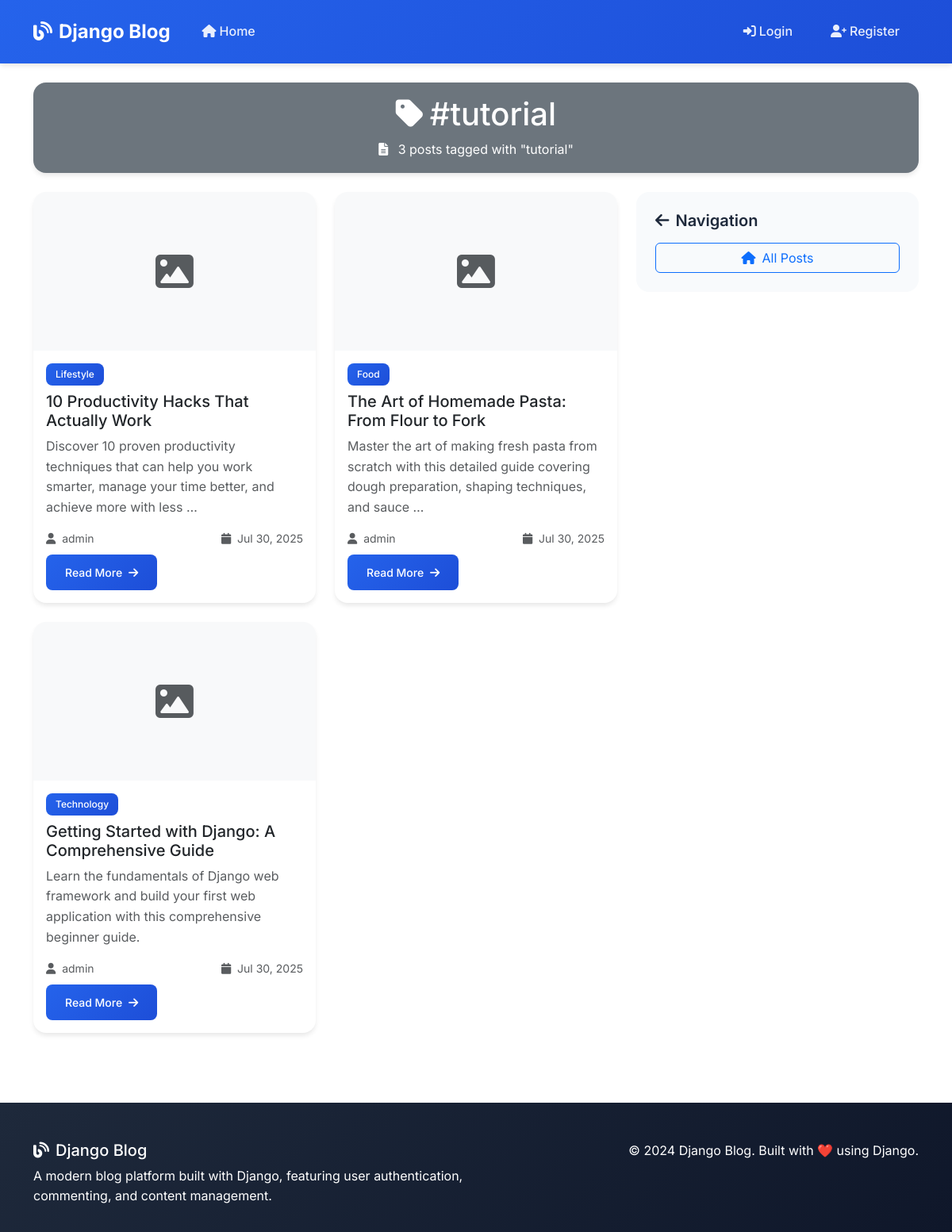
/tag/9/, run on the app's committed database.
### blog/models.py (models this page shows, shortened)
class Tag(models.Model):
    name = models.CharField(max_length=50, unique=True)
    created_at = models.DateTimeField(auto_now_add=True)
    class Meta:
        ordering = ['name']

class Post(models.Model):
    STATUS_CHOICES = [
        ('draft', 'Draft'),
        ('published', 'Published'),
    ]
    title = models.CharField(max_length=200)
    slug = models.SlugField(max_length=200, unique=True)
    author = models.ForeignKey(User, on_delete=models.CASCADE, related_name='blog_posts')
    content = models.TextField()
    excerpt = models.TextField(max_length=300, blank=True, help_text="Brief description of the post")
    image = models.ImageField(upload_to='posts/', blank=True, null=True)
    category = models.ForeignKey(Category, on_delete=models.SET_NULL, null=True, blank=True, related_name='posts')
    tags = models.ManyToManyField(Tag, blank=True, related_name='posts')
    status = models.CharField(max_length=10, choices=STATUS_CHOICES, default='draft')
    created_at = models.DateTimeField(auto_now_add=True)
    updated_at = models.DateTimeField(auto_now=True)
    published_at = models.DateTimeField(null=True, blank=True)
    class Meta:
        ordering = ['-created_at']
        indexes = [
            models.Index(fields=['-created_at']),
            models.Index(fields=['status']),
        ]
    def get_absolute_url(self):
        return reverse('blog:post_detail', kwargs={'pk': self.pk})

class Category(models.Model):
    name = models.CharField(max_length=100, unique=True)
    description = models.TextField(blank=True)
    created_at = models.DateTimeField(auto_now_add=True)
    class Meta:
        verbose_name_plural = "Categories"
        ordering = ['name']

### blog/views.py (the view)
# urls.py: path('tag/<int:pk>/', views.TagPostListView.as_view(), name='tag_posts'),
class TagPostListView(ListView):
    model = Post
    template_name = 'blog/tag_posts.html'
    context_object_name = 'posts'
    paginate_by = 6
    def get_queryset(self):
        self.tag = get_object_or_404(Tag, pk=self.kwargs['pk'])
        return Post.objects.filter(
            tags=self.tag,
            status='published'
        ).select_related('author', 'category').prefetch_related('tags')
    def get_context_data(self, **kwargs):
        context = super().get_context_data(**kwargs)
        context['tag'] = self.tag
        return context

### blog/templates/blog/tag_posts.html (shortened to what this page needs)
{% extends 'blog/base.html' %}
{% block content %}
<div class="container mt-4">
    <div class="row mb-4">
        <div class="col-12">
            <div class="card bg-secondary text-white">
                <div class="card-body text-center">
                    <h1 class="card-title">
                        <i class="fas fa-tag me-2"></i>#{{ tag.name }}
                    </h1>
                    <p class="mb-0">
                        <i class="fas fa-file-alt me-2"></i>
                        {{ posts|length }} post{{ posts|length|pluralize }} tagged with "{{ tag.name }}"
                    </p>
                </div>
            </div>
        </div>
    </div>
    <div class="row">
        <div class="col-lg-8">
            {% if posts %}
            <div class="row">
                {% for post in posts %}
                <div class="col-md-6 mb-4">
                    <article class="card h-100">
                        {% if post.image %}
                        <img src="{{ post.image.url }}" class="card-img-top" alt="{{ post.title }}">
                        {% else %}
                        <div class="card-img-top bg-light d-flex align-items-center justify-content-center" style="height: 200px;">
                            <i class="fas fa-image fa-3x text-muted"></i>
                        </div>
                        {% endif %}
                        <div class="card-body d-flex flex-column">
                            <div class="mb-2">
                                {% if post.category %}
                                <a href="{% url 'blog:category_posts' post.category.pk %}" class="badge badge-primary text-decoration-none">
                                    {{ post.category.name }}
                                </a>
                                {% endif %}
                            </div>
                            <h5 class="card-title">
                                <a href="{{ post.get_absolute_url }}" class="text-decoration-none text-dark">
                                    {{ post.title }}
                                </a>
                            </h5>
                            <p class="card-text text-muted">
                                {{ post.excerpt|default:post.content|truncatewords:20 }}
                            </p>
                            <div class="mt-auto">
                                <div class="d-flex justify-content-between align-items-center mb-2">
                                    <small class="text-muted">
                                        <i class="fas fa-user me-1"></i>
                                        {{ post.author.get_full_name|default:post.author.username }}
                                    </small>
                                    <small class="text-muted">
                                        <i class="fas fa-calendar me-1"></i>
                                        {{ post.published_at|default:post.created_at|date:"M d, Y" }}
                                    </small>
                                </div>
                                <a href="{{ post.get_absolute_url }}" class="btn btn-primary btn-sm">
                                    Read More <i class="fas fa-arrow-right ms-1"></i>
                                </a>
                            </div>
                        </div>
                    </article>
                </div>
                {% endfor %}
            </div>
            {% endif %}
        </div>
        <div class="col-lg-4">
            <div class="sidebar">
                <h5><i class="fas fa-arrow-left me-2"></i>Navigation</h5>
                <div class="d-grid gap-2">
                    <a href="{% url 'blog:post_list' %}" class="btn btn-outline-primary">
                        <i class="fas fa-home me-2"></i>All Posts
                    </a>
                </div>
            </div>
        </div>
    </div>
</div>
{% endblock %}

### blog/templates/blog/base.html (style rules this page uses)
:root { --primary-color: #2563eb; --secondary-color: #64748b; --accent-color: #f59e0b; --text-dark: #1e293b; --text-light: #64748b; --bg-light: #f8fafc; --border-color: #e2e8f0; }
body { font-family: 'Inter', sans-serif; line-height: 1.6; color: var(--text-dark); background-color: #ffffff; }
.btn-primary { background: linear-gradient(135deg, var(--primary-color) 0%, #1d4ed8 100%); border: none; font-weight: 500; padding: 0.75rem 1.5rem; border-radius: 0.5rem; transition: all 0.3s ease; }
.card { border: none; border-radius: 1rem; box-shadow: 0 4px 6px -1px rgba(0, 0, 0, 0.1); transition: all 0.3s ease; overflow: hidden; }
.card-img-top { height: 200px; object-fit: cover; transition: transform 0.3s ease; }
.badge { font-weight: 500; padding: 0.5rem 0.75rem; border-radius: 0.5rem; }
.badge-primary { background: linear-gradient(135deg, var(--primary-color) 0%, #1d4ed8 100%); }
.sidebar { background-color: var(--bg-light); border-radius: 1rem; padding: 1.5rem; margin-bottom: 2rem; }
.sidebar h5 { color: var(--text-dark); font-weight: 600; margin-bottom: 1rem; }

### data on the page
Tag: name "tutorial"
Post: category.name "Lifestyle", title "10 Productivity Hacks That Actually Work", excerpt "Discover 10 proven productivity techniques that can help you work smarter, manage your time better, and achieve more with less …", author.get_full_name "admin", published_at "Jul 30, 2025"
Post: category.name "Food", title "The Art of Homemade Pasta: From Flour to Fork", excerpt "Master the art of making fresh pasta from scratch with this detailed guide covering dough preparation, shaping techniques, and sauce …", author.get_full_name "admin", published_at "Jul 30, 2025"
Post: category.name "Technology", title "Getting Started with Django: A Comprehensive Guide", excerpt "Learn the fundamentals of Django web framework and build your first web application with this comprehensive beginner guide.", author.get_full_name "admin", published_at "Jul 30, 2025"

### other printed values
{{ posts|length }} "3"
